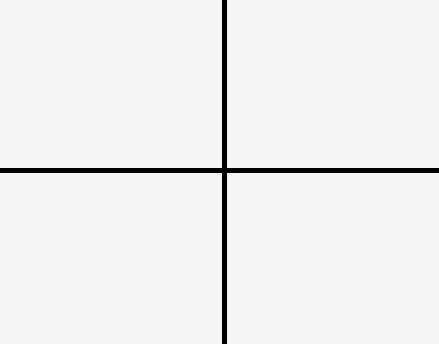
#> input picture color_detection/horizontal_vertical.jpg, 439 x 344 px
$ jupyter execute hough_transform.ipynb   (shell and % lines are left out)
#> lines starting #> are read from the running program, lines starting #| are printed output that depends on the picture
[cell 1]
from matplotlib import pyplot as plt

from matplotlib import image as ipimg
import numpy as np
import cv2

[cell 2]
image=cv2.imread("horizontal_vertical.jpg")
#> image is the input picture: shape (344, 439, 3); min 0, max 250, mean 238.7
cv2.imshow("line",image)
cv2.waitKey(0)
cv2.destroyAllWindows()

[cell 3]
plt.imshow(image)

[cell 4]
gray_image=cv2.cvtColor(image,cv2.COLOR_BGR2GRAY)
image_canny=cv2.Canny(gray_image,50,200,apertureSize=3)
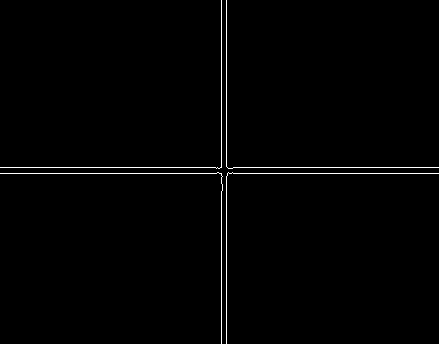
#> image_canny: shape (344, 439); 1% white in thin lines or dots
# image_canny
cv2.imshow("Canny image",image_canny)
cv2.waitKey(0)
cv2.destroyAllWindows()

[cell 5]
lines=cv2.HoughLines(image_canny,1,np.pi/180,300)
#> lines = [[173, 1.57], [167, 1.57], [226, 0], [221, 0]]
lines
#> Out = [[173, 1.57], [167, 1.57], [226, 0], [221, 0]]

[cell 6]
len(lines)
#> Out = 4

[cell 7]
lines.shape
#> Out = (4, 1, 2)

[cell 8]
if lines is not None:
    for i  in range(0,len(lines)):
        rho=lines[i][0][0]
        theta=lines[i][0][1]

        x0=rho*np.cos(theta)
        y0=rho*np.sin(theta)

        a = np.cos(theta)
        b = np. sin(theta)

        x1= int(x0+1000*(-b))
        y1 = int(y0 + 1000 * (a))
        x2 = int(x0 - 1000 * (-b))
        y2 = int(y0 - 1000 * (a))
        cv2.line(gray_image, (x1, y1), (x2, y2), (255, 0,0),2)
#> this loop made 4 passes
#> (rho, theta, x0, y0, a, b, x1, y1) on passes 1 to 4: (173, 1.57, -7.56e-06, 173, -4.37e-08, 1, -1000, 172), (167, 1.57, -7.3e-06, 167, -4.37e-08, 1, -1000, 166), (226, 0, 226, 0, 1, 0, 226, 1000), (221, 0, 221, 0, 1, 0, 221, 1000)
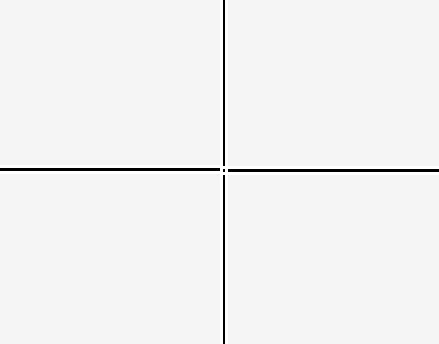
#> gray_image: shape (344, 439); min 0, max 255, mean 242.1

cv2.imshow("Hough Lines",gray_image)
cv2.waitKey()
cv2.destroyAllWindows()
